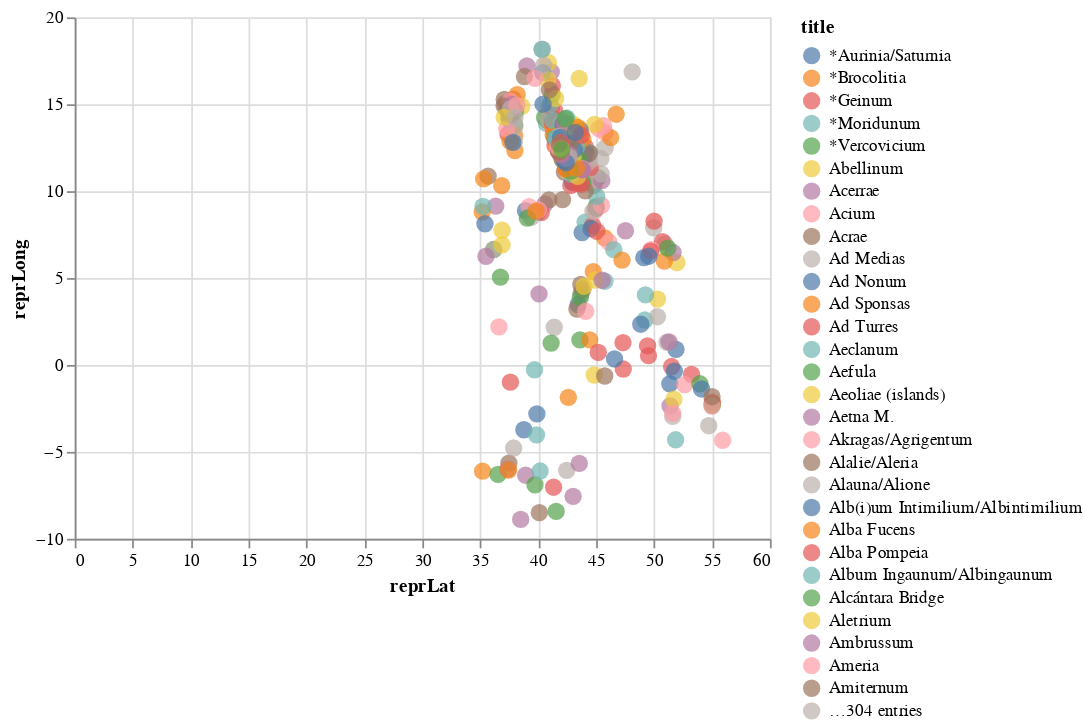

The code cell stored with this chart in its notebook:
### Code cell
altair.Chart(places).mark_circle(size=100).encode(
    x='reprLat:Q',
    y='reprLong:Q',
    color='title:N'

).interactive()

### Figure 1 — Vega-Lite specification as saved in the notebook (floating-point values rounded to 4 significant figures; data arrays with more than 128 entries replaced by an {"elided": "..."} marker saying what was removed)
{"config": {"view": {"continuousWidth": 400, "continuousHeight": 300}}, "data": {"name": "data-b989b31ddf4945b9e9dd6ae05ad4de40"}, "mark": {"type": "circle", "size": 100}, "encoding": {"color": {"type": "nominal", "field": "title"}, "x": {"type": "quantitative", "field": "reprLat"}, "y": {"type": "quantitative", "field": "reprLong"}}, "selection": {"selector001": {"type": "interval", "bind": "scales", "encodings": ["x", "y"]}}, "$schema": "https://vega.github.io/schema/vega-lite/v4.8.1.json", "datasets": {"data-b989b31ddf4945b9e9dd6ae05ad4de40": {"elided": "333 records"}}}
